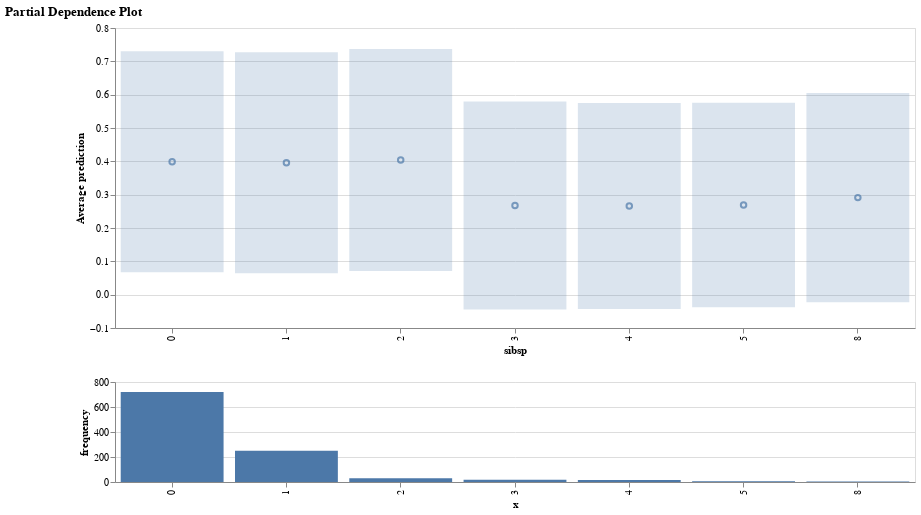

The notebook cell this image was saved under:
### Code cell
VegaLite_display((pdp.explanation_plots[0].get_plot()))

### Figure 1 — Vega-Lite specification as saved in the notebook (floating-point values rounded to 4 significant figures)
{"$schema": "https://vega.github.io/schema/vega-lite/v5.json", "title": {"align": "center", "subtitle": "", "text": "Partial Dependence Plot"}, "vconcat": [{"data": {"values": [{"band_bottom": 0.06728, "band_top": 0.7305, "bin": 0, "oor": false, "pd": 0.3989, "sd": 0.3316}, {"band_bottom": 0.06442, "band_top": 0.7272, "bin": 1, "oor": false, "pd": 0.3958, "sd": 0.3314}, {"band_bottom": 0.07117, "band_top": 0.7369, "bin": 2, "oor": false, "pd": 0.404, "sd": 0.3328}, {"band_bottom": -0.04448, "band_top": 0.5796, "bin": 3, "oor": false, "pd": 0.2676, "sd": 0.3121}, {"band_bottom": -0.04316, "band_top": 0.5752, "bin": 4, "oor": false, "pd": 0.266, "sd": 0.3092}, {"band_bottom": -0.03749, "band_top": 0.5759, "bin": 5, "oor": false, "pd": 0.2692, "sd": 0.3067}, {"band_bottom": -0.02257, "band_top": 0.6049, "bin": 8, "oor": false, "pd": 0.2911, "sd": 0.3137}]}, "height": 300, "layer": [{"encoding": {"tooltip": [{"field": "bin", "type": "ordinal"}, {"field": "pd", "title": "Average prediction", "type": "quantitative"}, {"field": "sd", "title": "Standard deviation", "type": "quantitative"}], "x": {"field": "bin", "title": "sibsp", "type": "ordinal"}, "y": {"field": "band_top", "title": "Average prediction", "type": "quantitative"}, "y2": {"field": "band_bottom", "title": "", "type": "quantitative"}}, "mark": {"opacity": 0.2, "type": "bar"}}, {"encoding": {"x": {"field": "bin", "type": "ordinal"}, "y": {"field": "pd", "type": "quantitative"}}, "mark": {"type": "point"}}, {"data": {"values": []}, "encoding": {"color": {"value": "grey"}, "tooltip": [{"field": "bin", "type": "ordinal"}, {"field": "ice", "type": "quantitative"}], "x": {"field": "bin", "title": "sibsp", "type": "ordinal"}, "y": {"field": "ice", "title": "Average prediction", "type": "quantitative"}}, "mark": "point"}], "width": 800}, {"config": {"binSpacing": 0}, "data": {"values": [{"frequency": 721, "x": 0}, {"frequency": 250, "x": 1}, {"frequency": 31, "x": 2}, {"frequency": 18, "x": 3}, {"frequency": 17, "x": 4}, {"frequency": 6, "x": 5}, {"frequency": 4, "x": 8}]}, "encoding": {"tooltip": [{"field": "frequency", "type": "quantitative"}], "x": {"field": "x", "scale": {"nice": "", "zero": ""}, "title": "x", "type": "ordinal"}, "y": {"field": "frequency", "type": "quantitative"}}, "height": 100, "mark": {"type": "bar"}, "width": 800}]}
